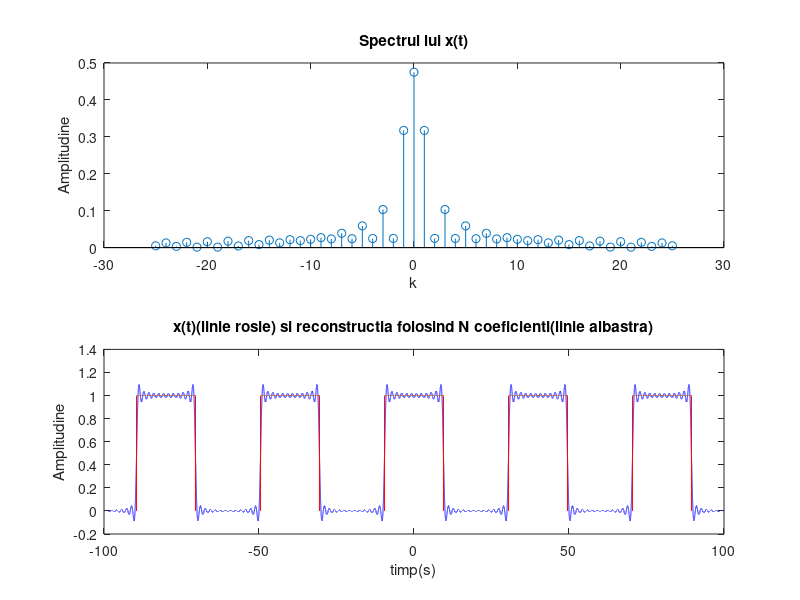

Source code (MATLAB):
function t2_Samoilescu_Tudor()
P = 40; %perioada semnalului 
w = 2*pi/P; D=19; %durata semnalului
N = 25;	%50 de coeficienti(de la -25 la +25)
k=-N:N; %vector cu elemente de la -N la +N cu pasul 1
Xk=(1./(-j*k*2*pi)).*(exp(-j*k*w*D)-1).*exp(j*k*w*D/2);
Xk(find(k==0))=D/P;
subplot(2,1,1)%fereastra va fi impartita in doua grafice
stem(k,abs(Xk)),title('Spectrul lui x(t)')%spectrul de amplitudini
xlabel('k'),ylabel('Amplitudine') %axele x si y
t=-100:.001:100; %rezolutia temporala
xa=Xk*exp(j*w*k'*t);
xb=1-1*(abs(rem(t,P))>=D/2)+1*(abs(rem(t,P))>=P-D/2);
subplot(2,1,2),plot(t,xa,'b' ,t,xb,'r') %graficul ce contine semnalul initial si semnalul reconstruit
title('x(t)(linie rosie) si reconstructia folosind N coeficienti(linie albastra)')
xlabel('timp(s)'),ylabel('Amplitudine')
   